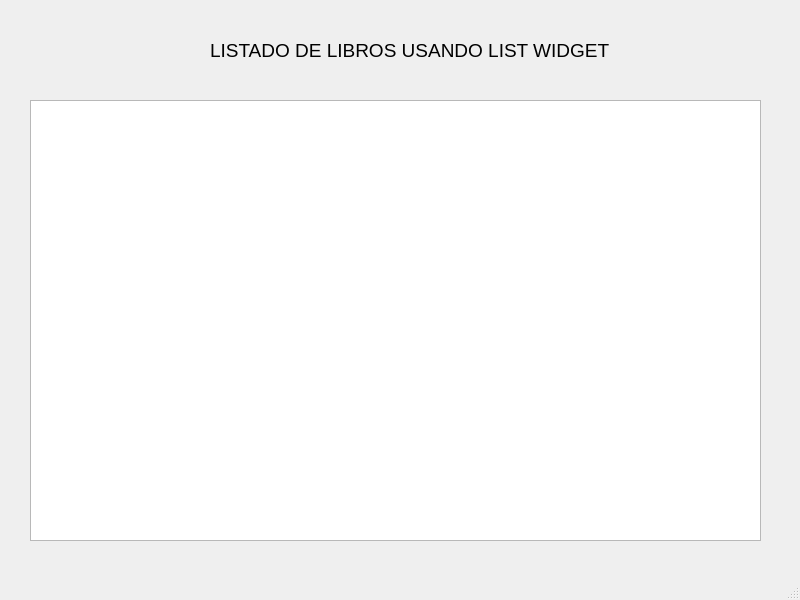
<?xml version="1.0" encoding="UTF-8"?>
<ui version="4.0">
 <class>MainWindow</class>
 <widget class="QMainWindow" name="MainWindow">
  <property name="geometry">
   <rect>
    <x>0</x>
    <y>0</y>
    <width>800</width>
    <height>600</height>
   </rect>
  </property>
  <property name="windowTitle">
   <string>MainWindow</string>
  </property>
  <widget class="QWidget" name="centralwidget">
   <widget class="QListWidget" name="list_widget_libros">
    <property name="geometry">
     <rect>
      <x>30</x>
      <y>100</y>
      <width>731</width>
      <height>441</height>
     </rect>
    </property>
   </widget>
   <widget class="QLabel" name="label">
    <property name="geometry">
     <rect>
      <x>210</x>
      <y>30</y>
      <width>411</width>
      <height>41</height>
     </rect>
    </property>
    <property name="font">
     <font>
      <pointsize>14</pointsize>
     </font>
    </property>
    <property name="text">
     <string>LISTADO DE LIBROS USANDO LIST WIDGET</string>
    </property>
   </widget>
  </widget>
  <widget class="QStatusBar" name="statusbar"/>
 </widget>
 <resources/>
 <connections/>
</ui>
